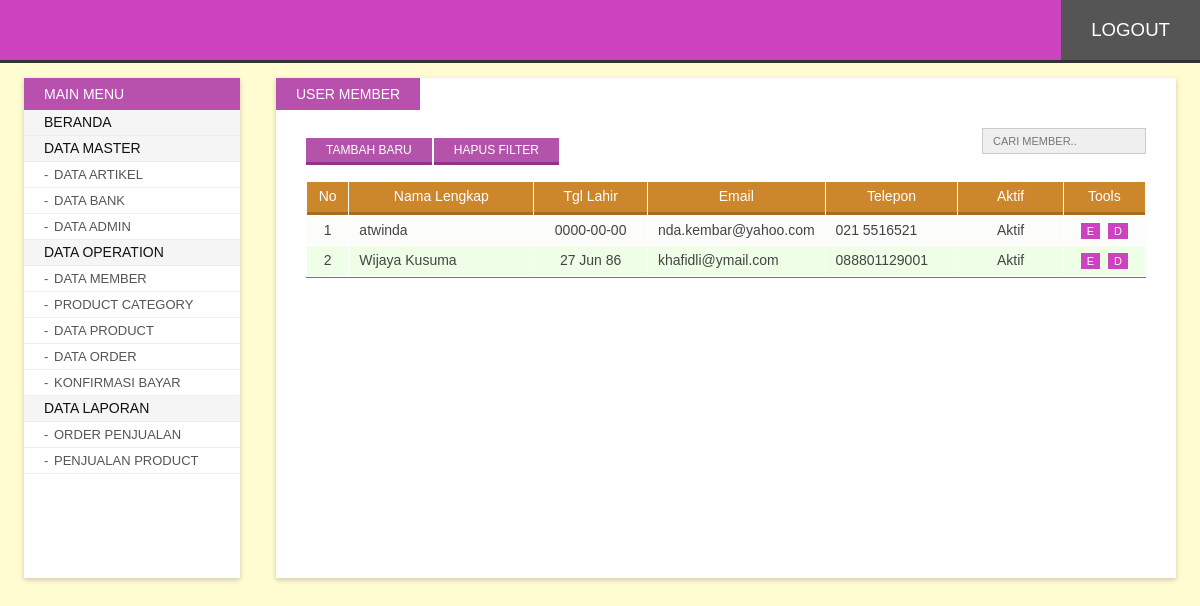
/admin/index.php?p=member (signed in), run on the app's committed database.
### tables this page shows
CREATE TABLE IF NOT EXISTS `member` (
  `id` int(10) NOT NULL AUTO_INCREMENT,
  `nama_lengkap` varchar(250) NOT NULL,
  `tgl_lahir` date NOT NULL,
  `jenis_kelamin` enum('L','P') NOT NULL DEFAULT 'L',
  `email` varchar(50) DEFAULT NULL,
  `telepon` varchar(50) DEFAULT NULL,
  `kota` varchar(50) DEFAULT NULL,
  `kode_pos` varchar(50) DEFAULT NULL,
  `alamat` varchar(50) DEFAULT NULL,
  `username` varchar(50) DEFAULT NULL,
  `password` varchar(50) DEFAULT NULL,
  `status` int(2) DEFAULT '1',
  PRIMARY KEY (`id`)
);

### include/function.php (called while the page is built, shortened)
<?php
	function showDate($date){
		if($date == "0000-00-00" || $date == "") return "0000-00-00";
		return date("d M y", strtotime($date));
	}
?>

### admin/content/member.php (the view, shortened to what this page needs)
<?php
	$limit = 10;
	if(isset($_GET['h'])){
		$page = $_GET['h'];
   		$offset = $limit * ($page - 1);
	} else {
		$offset = 0;
	}
	$search = "";
	$resQry = "SELECT * FROM member
		WHERE 0=0 ".$search."
		ORDER BY id DESC
		LIMIT ".$offset.",".$limit;
	$results = mysql_query($resQry);
	$countResults = mysql_num_rows($results);
?>
<span class="page-title">User member</span>
<div class="inner">
<div class="searchform">
	<form action="index.php" method="get">
   	  <input type="text" value="<?php echo isset($_GET['s'])?$_GET['s']:'';?>" id="search" name="s" placeholder="Cari Member..">
    </form>
</div>
<a class="addButton button" href="?p=addMember" title="Add New Record">Tambah Baru</a>
<a class="addButton button" href="?p=<?php echo $_GET['p'];?>" title="Clear Filter">Hapus Filter</a>
<div class="clr"></div><br>
<table id="listTable" width="100%" cellpadding="5" cellspacing="1">
  <thead>
    <tr>
      <td width="5%">No</td>
      <td width="23%">Nama Lengkap</td>
      <td width="14%">Tgl Lahir</td>
      <td width="19%">Email</td>
      <td width="16%">Telepon</td>
      <td width="13%" align="center">Aktif</td>
      <td width="10%">Tools</td>
    </tr>
  </thead>
  <tbody>
    <?php
	if($countResults > 0){
		$i = 1;
		while($r = mysql_fetch_array($results)){
	?>
    <tr class="<?php echo ($i%2)==0?'odd':'';?>">
      <td align="center"><?php echo $i;?></td>
      <td><?php echo $r['nama_lengkap'];?></td>
      <td align="center"><?php echo showDate($r['tgl_lahir']);?></td>
      <td><?php echo $r['email'];?></td>
      <td><?php echo $r['telepon'];?></td>
      <td align="center"><?php echo $r['status']==1?'Aktif':'Non Aktif';?></td>
      <td align="center"><a class="bTools" href="?p=edMember&id=<?php echo $r['id'];?>" title="Edit">E</a> <a class="bTools" href="?p=delMember&id=<?php echo $r['id'];?>" title="Delete" onclick="return confirm('Hapus user <?php echo $r['nama_lengkap'];?> ?');">D</a> </td>
    </tr>
    <?php $i++; }
	} else  {
    ?>
    <tr>
      <td colspan="7" align="center">Record Not Available</td>
      </tr>
    <?php } ?>
  </tbody>
</table>
</div>

### admin/asset/css/style.css (style rules this page uses)
body#bd { font-family:Calibri, Arial, Helvetica, sans-serif; background:#fffcd2; overflow-y:scroll; font-size:14px; color:#333; padding:0; margin:0; }
.button, .button:hover, .button:focus, .animate, .animate:hover, .pagination li a, .pagination li a:hover, .navigation ul li a, .navigation ul li a:hover, .searchform #search, .searchform #search:focus, #listTable tbody tr, #listTable tbody tr:hover { -webkit-transition: all 0.3s ease-in-out; -moz-transition: all 0.3s ease-in-out; -ms-transition: all 0.3s ease-in-out; -o-transition: all 0.3s ease-in-out; transition: all 0.3s ease-in-out; }
a { text-decoration:none; color:#993300; }
.button { background:#b453aa; color:#fff; font-size:12px; padding:5px 20px; border:none; cursor:pointer; text-transform:uppercase; margin:10px 2px 0 0; border-bottom:solid 3px #923388; }
.addButton { float:left; }
div.contentwrap span.page-title { text-transform:uppercase; background:#b851ad; padding:8px 20px; position:absolute; color:#fff; left:0; top:0; }
div.contentwrap > .inner { margin:0 30px; font-size:14px; padding:50px 0 30px; }
div.searchform { float:right; }
div.searchform #search { border:solid 1px #ccc; background:#efefef; padding:6px 10px; outline:none; font-size:11px; font-family:inherit; text-transform:uppercase; }
#listTable { background:#fff; border-bottom:solid 1px #a96c1d; }
#listTable thead tr td { background:#cc872d; text-align:center; color:#fff; padding:5px 10px; line-height:1.4; position:relative; border-bottom:solid 3px #a96c1d; }
#listTable tbody tr { background:#fcfcfb; }
#listTable tbody tr td { color:#444; padding:5px 10px; line-height:1.4; }
#listTable tbody tr.odd { background:#effee6; }
a.bTools { background:#cd42bf; color:#fff; font-size:11px; padding:2px 6px; margin:0 2px; }

### data on the page
member: nama_lengkap "atwinda", tgl_lahir "0000-00-00", email "nda.kembar@yahoo.com", telepon "021 5516521", status "Aktif"
member: nama_lengkap "Wijaya Kusuma", tgl_lahir "27 Jun 86", email "khafidli@ymail.com", telepon "088801129001", status "Aktif"
